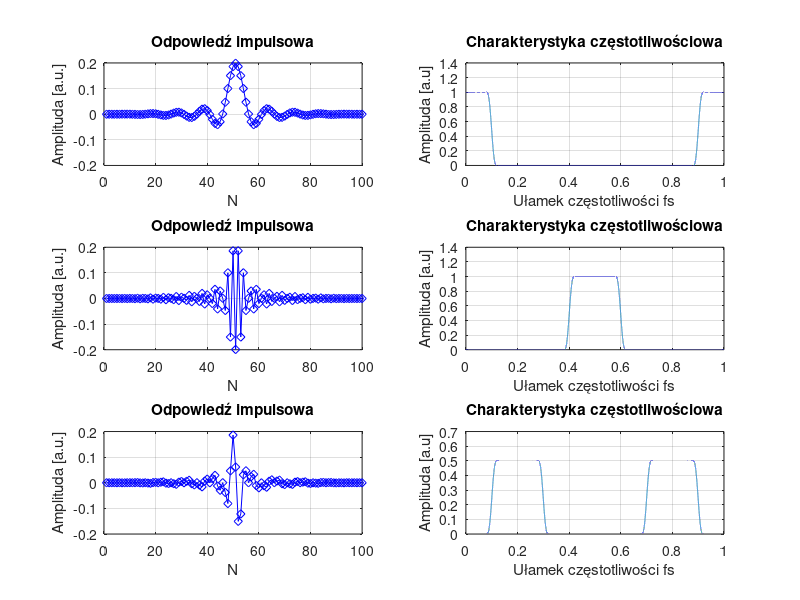

This chart was generated by the following MATLAB code:
clear
figure(3); clf;
% 1) Definicja filtra dolnoprzepustowego
N=100;
Fg=0.1;
okno=hanning(N+1); 

% 2) Liczymy i rysujemy odpowiedz filtra dolnoprzepustowego
dolnoprzepustowy=fir1(N,Fg*2,'low',okno);
subplot(321); plot(dolnoprzepustowy,'bd-'); axis([0 100, -0.2 0.2]); grid on; title('Odpowiedź impulsowa'); xlabel('N'); ylabel('Amplituda [a.u.]');
N2=1e5; widmo1=abs(fft(dolnoprzepustowy,N2)); % faktyczna odpowiedz czestotliwosciowa, liczona z malym krokiem czestotliwosci
Fb2=[0:N2-1]/N2;
subplot(322); plot(Fb2,widmo1); grid on; title('Charakterystyka częstotliwościowa'); xlabel('Ułamek częstotliwości fs'); ylabel('Amplituda [a.u]');

% 3) Filtr gornoprzepustowy
sinus2=cos(2*pi*0.5*[1:N+1]);
gornoprzepustowy=dolnoprzepustowy.*sinus2;
widmo2=abs(fft(gornoprzepustowy,N2)); % faktyczna odpowiedz czestotliwosciowa, liczona z malym krokiem czestotliwosci
subplot(323); plot(gornoprzepustowy,'bd-'); axis([0 100, -0.2 0.2]); grid on; title('Odpowiedź impulsowa'); xlabel('N'); ylabel('Amplituda [a.u.]');
subplot(324); plot(Fb2,widmo2); grid on; title('Charakterystyka częstotliwościowa'); xlabel('Ułamek częstotliwości fs'); ylabel('Amplituda [a.u]');
%return

% 4) Filtr pasmowoprzepustowy
sinus2=cos(2*pi*0.2*[1:N+1]);
pamowoprzepustowy=dolnoprzepustowy.*sinus2;
widmo3=abs(fft(pamowoprzepustowy,N2)); % faktyczna odpowiedz czestotliwosciowa, liczona z malym krokiem czestotliwosci
subplot(325); plot(pamowoprzepustowy,'bd-'); axis([0 100, -0.2 0.2]);  grid on; title('Odpowiedź impulsowa'); xlabel('N'); ylabel('Amplituda [a.u.]');
subplot(326); plot(Fb2,widmo3); grid on; title('Charakterystyka częstotliwościowa'); xlabel('Ułamek częstotliwości fs'); ylabel('Amplituda [a.u]');

% Do zrobienia:
% a) Zamiescic figure 1 w sprawozdaniu (pamietac o wlasciwych opisach!).
% b) Wyjasnic, na czym polega metoda transofrmacji filtra
% dolnoprzepustowego do gorno- lub pasmowoprzepustowego.